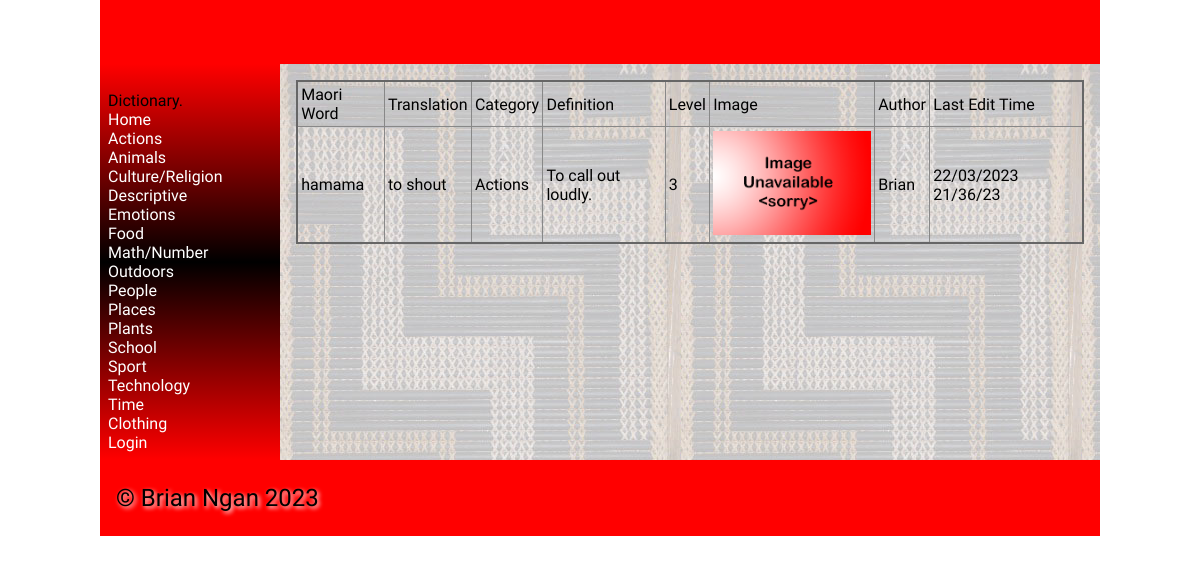
The page /worddisplay/1208 on the database its author committed.
### tables this page shows
CREATE TABLE categories
(
    id       integer
        primary key autoincrement,
    category varchar(30)
);

CREATE TABLE "vocab_list"
(
    id                  integer
        primary key autoincrement,
    maori_word          varchar default 30,
    english_translation varchar default 30,
    category            integer,
    definition          varchar default 500,
    level               integer,
    image               varchar(60),
    author              integer,
    last_edit_time      varchar(50)
);

CREATE TABLE user
(
    id         integer
        primary key autoincrement,
    first_name varchar default 30,
    last_name  varchar default 30,
    email      varchar default 80
        unique,
    password   char    default 60
, user_type integer);

### flaskProject/app.py (the view)
@app.route('/worddisplay/<word_id>')
def render_worddisplay(word_id):
    con = create_connection(DATABASE)
    cur = con.cursor()
    query = "SELECT vocab_list.id, vocab_list.maori_word, vocab_list.english_translation, categories.category, " \
            "vocab_list.definition, vocab_list.level, vocab_list.image, user.first_name, vocab_list.last_edit_time " \
            "FROM vocab_list INNER JOIN categories ON vocab_list.category=categories.id INNER JOIN user ON " \
            "vocab_list.author=user.id WHERE vocab_list.id = ?"
    cur.execute(query, (word_id,))
    words_list = cur.fetchall()
    return render_template('worddisplay.html', logged_in=logged_in_checker(), categories=get_all_category(),
                           word=words_list)

### flaskProject/app.py (called while the page is built)
def create_connection(db_file):
    try:
        connection = sqlite3.connect(db_file)
        return connection
    except Error as e:
        print(e)
    return None

def logged_in_checker():
    if session.get('email') is None:
        return None
    elif session.get('user_type') == 1:
        return 0
    elif session.get('user_type') == 2:
        return 1

def get_all_category():
    con = create_connection(DATABASE)
    cur = con.cursor()
    query = "SELECT * FROM categories"
    cur.execute(query, )
    return cur.fetchall()

### flaskProject/templates/worddisplay.html (shortened to what this page needs)
{% extends "base.html" %}
{% block main %}
<table>
    <thead>
        <tr>
            <td>Maori Word</td>
            <td>Translation</td>
            <td>Category</td>
            <td>Definition</td>
            <td>Level</td>
            <td>Image</td>
            <td>Author</td>
            <td>Last Edit Time</td>
        </tr>
    </thead>
    <tbody>
    {% for credential in word %}
        <tr>
            <td>{{ credential[1] }}</td>
            <td>{{ credential[2] }}</td>
            <td>{{ credential[3] }}</td>
            <td>{{ credential[4] }}</td>
            <td>{{ credential[5] }}</td>
            <td>
                {% if credential[6] %}
                    <img src="/static/images/{{ credential[6] }}">
                {% else %}
                    <img src="/static/images/noimage.png">
                {% endif %}
            </td>
            <td>{{ credential[7] }}</td>
            <td>{{ credential[8] }}</td>
        </tr>
    {% endfor %}
    </tbody>
</table>
{% endblock %}

### flaskProject/templates/base.html (shortened to what this page needs)
<!doctype html>
<html lang="en">
<head>
	<link href="{{ url_for('static', filename='css/style.css') }}" rel="stylesheet">
</head>
<body>
	<div id="container">
		<header>
			<h1>{% block heading %}{% endblock %}</h1>
		</header>
		<nav>
			<div class="container">
				<div class="navbar-brand">Dictionary.</div>
					<div class="navbar-links">
						<a href="/">Home</a><br>
                        {% for category in categories %}
                        <a href="/category/{{ category[0] }}">{{ category[1] }}</a><br>
                        {% endfor %}
						{% if logged_in == None %}
						<a href="/login">Login</a>
						{% else %}
						<a href="/logout">Logout</a>
						{%endif%}
					</div>
			</div>
		</nav>
		<main>
            {% block main%}{% endblock %}
        </main>
		<footer>
			<p>
				&copy; Brian Ngan 2023
			</p>
		</footer>
	</div>
</body>
</html>

### flaskProject/static/css/style.css (style rules this page uses)
* { font-family: Comfortaa, sans-serif; margin: 0; padding: 0; box-sizing: border-box; }
#container { display: grid; grid-template-columns: 75px auto; grid-template-areas: 'nav header' 'main main' 'footer footer'; }
header { grid-area: header; background-color: #f00; padding: 1rem; }
nav { grid-area: nav; }
main { grid-area: main; padding: 1rem; background-color: #edd; }
h1, h2, h3, h4 { padding: 1rem 0; font-family: 'Suez One', serif; color: #000; text-shadow: 2px 2px 4px #fff; }
p { padding: 0.5rem 0; }
a { color: #222; }
img { width: 100%; }
table { width: 100%; border: 2px solid #666; border-collapse: collapse; }
th, td { border: 1px solid #888; padding: 0.2rem; text-align: left; }
footer { grid-area: footer; padding: 1rem; background-color: #f00; }
footer p { color: #000; text-shadow: 2px 2px 4px #fff; font-size: 1.5rem; }
@media only screen and (min-width: 768px) { #container { grid-template-columns: 180px auto; grid-template-areas: 'header header' 'nav main' 'footer footer'; } }
@media only screen and (min-width: 768px) { nav { background: linear-gradient(180deg, rgba(255,0,0,1) 0%, rgba(0, 0, 0, 1) 50%, rgba(255,0,0,1) 100%); padding: 0.5rem; } }
@media only screen and (min-width: 768px) { nav a { color: #fff; text-decoration: none; } }
@media only screen and (min-width: 768px) { main { background-image: url('/poutama.jpg'); } }
@media only screen and (min-width: 1000px) { #container { width: 1000px; margin: auto; } }

### rows shown on the page
categories: category "Actions"
categories: category "Animals"
categories: category "Culture/Religion"
categories: category "Descriptive"
categories: category "Emotions"
categories: category "Food"
categories: category "Math/Number"
categories: category "Outdoors"
categories: category "People"
categories: category "Places"
categories: category "Plants"
categories: category "School"
categories: category "Sport"
categories: category "Technology"
categories: category "Time"
categories: category "Clothing"
vocab_list: maori_word "hamama", english_translation "to shout", category "Actions", definition "To call out loudly.", level "3", image (placeholder picture), first_name "Brian", last_edit_time "22/03/2023 21/36/23"
